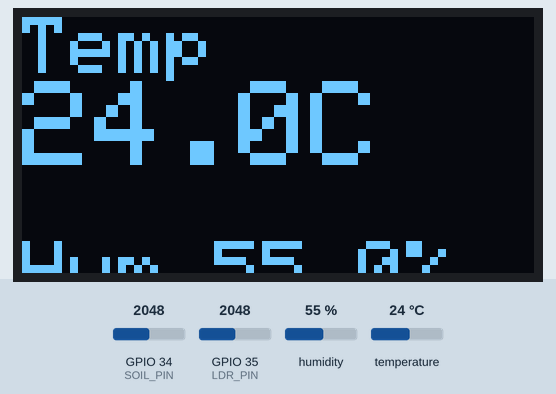
This sketch was run on a simulated ESP32. On the bench: 128×64 one-colour display. Inputs (shaded band) come from the test bench; at power-on: humidity 55 %, GPIO 34 (SOIL_PIN) = 2048, GPIO 35 (LDR_PIN) = 2048, temperature 24 °C.

Above: at 2.7 s.
2.8 s: humidity set to 22 %
At 10.6 s:
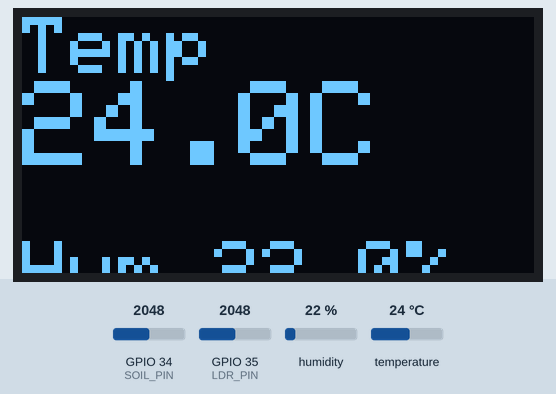
15.7 s: GPIO 34 (SOIL_PIN) set to 2866
At 19.8 s:
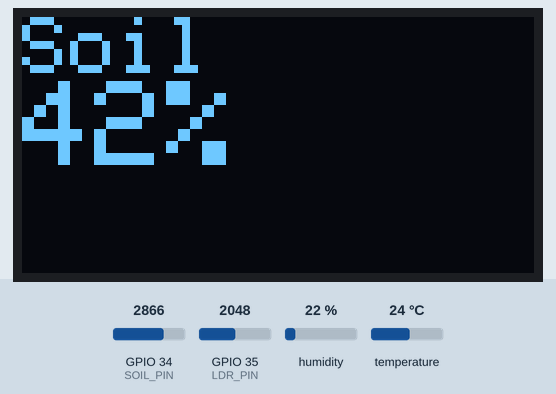
23.3 s: GPIO 35 (LDR_PIN) set to 2866
At 30.2 s:
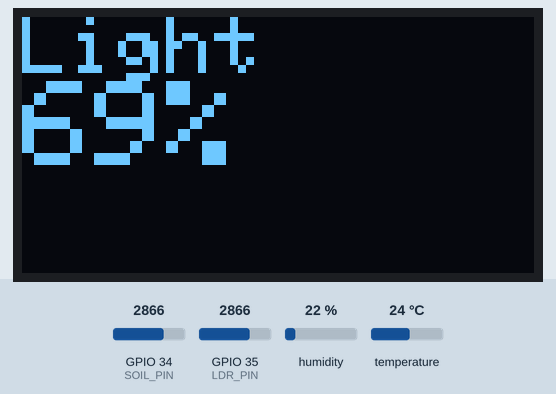
33.4 s: temperature set to 12 °C
At 40.7 s:
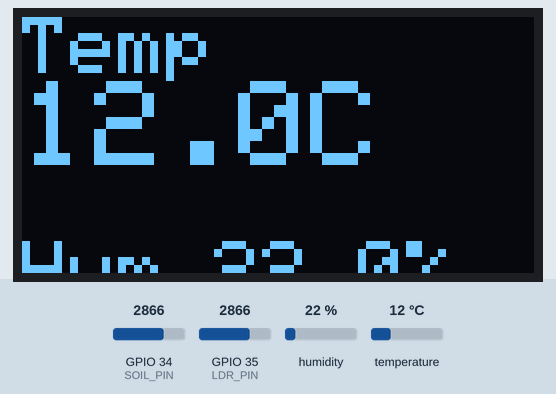
43.5 s: GPIO 34 (SOIL_PIN) set to 3972
At 49.9 s:
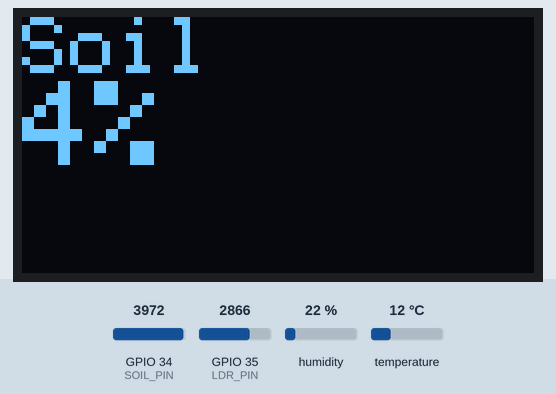
53.6 s: GPIO 35 (LDR_PIN) set to 3972
At 60.3 s:
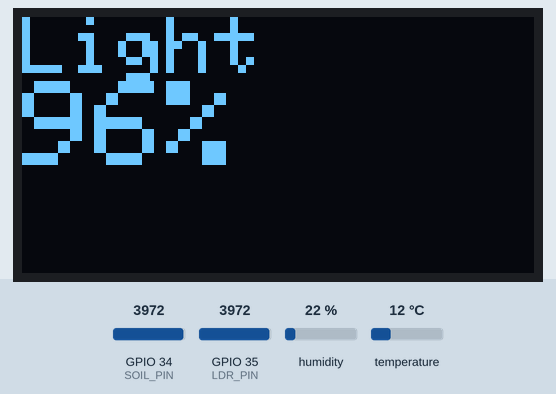
Timing chart, 0 to 61.8 s (numbered marks = the images above; inputs shaded):
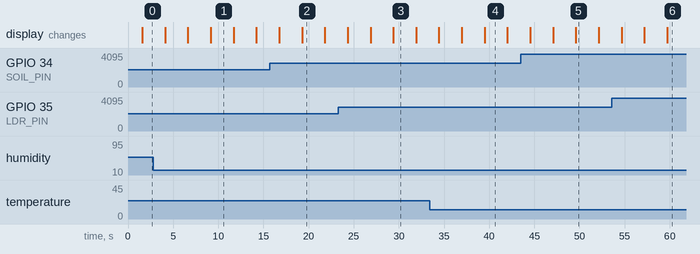

Measured:
- what the display in image 1 shows lasts 2.5 s, from 9.2 s to 11.7 s

The sketch:

farm21_v1.ino
```cpp
#include <Wire.h>
#include <Adafruit_GFX.h>
#include <Adafruit_SSD1306.h>
#include <DHT.h>

// -----------------------------
// Pin Configuration
// -----------------------------
#define DHTPIN 4          // DHT22 signal pin
#define DHTTYPE DHT22

#define SOIL_PIN 34       // Capacitive soil moisture sensor (Analog)
#define LDR_PIN 35        // LDR (Analog)

#define SCREEN_WIDTH 128
#define SCREEN_HEIGHT 64

Adafruit_SSD1306 display(SCREEN_WIDTH, SCREEN_HEIGHT, &Wire, -1);
DHT dht(DHTPIN, DHTTYPE);

// -----------------------------
// Setup
// -----------------------------
void setup() {
  Serial.begin(115200);
  dht.begin();

  // OLED Init
  if (!display.begin(SSD1306_SWITCHCAPVCC, 0x3C)) {
    Serial.println("SSD1306 allocation failed");
    for (;;);
  }
  display.clearDisplay();
  display.setTextColor(SSD1306_WHITE);
  display.setTextSize(1);
  display.setCursor(0,0);
  display.println("Farm21 Booting...");
  display.display();
  delay(1500);
}

// -----------------------------
// Main Loop
// -----------------------------
void loop() {
  // Read DHT22
  float temp = dht.readTemperature();
  float humidity = dht.readHumidity();

  // Read soil moisture & LDR
  int soilRaw = analogRead(SOIL_PIN);
  int ldrRaw = analogRead(LDR_PIN);

  // Map values for readability (optional)
  int soilPercent = map(soilRaw, 4095, 1200, 0, 100);  // adjust based on calibration
  soilPercent = constrain(soilPercent, 0, 100);

  int lightPercent = map(ldrRaw, 0, 4095, 0, 100);
  lightPercent = constrain(lightPercent, 0, 100);

  // -----------------------------
  // Display: Temperature & Humidity
  // -----------------------------
  display.clearDisplay();
  display.setCursor(0,0);
  display.setTextSize(2);
  display.println("Temp");
  display.setTextSize(3);
  display.print(temp, 1); display.println("C");

  display.setTextSize(2);
  display.println();
  display.print("Hum ");
  display.print(humidity, 1); display.println("%");

  display.display();
  delay(2500);

  // -----------------------------
  // Display: Soil Moisture
  // -----------------------------
  display.clearDisplay();
  display.setCursor(0,0);
  display.setTextSize(2);
  display.println("Soil");

  display.setTextSize(3);
  display.print(soilPercent);
  display.println("%");

  display.display();
  delay(2500);

  // -----------------------------
  // Display: Light Level
  // -----------------------------
  display.clearDisplay();
  display.setCursor(0,0);
  display.setTextSize(2);
  display.println("Light");

  display.setTextSize(3);
  display.print(lightPercent);
  display.println("%");

  display.display();
  delay(2500);
}
```
